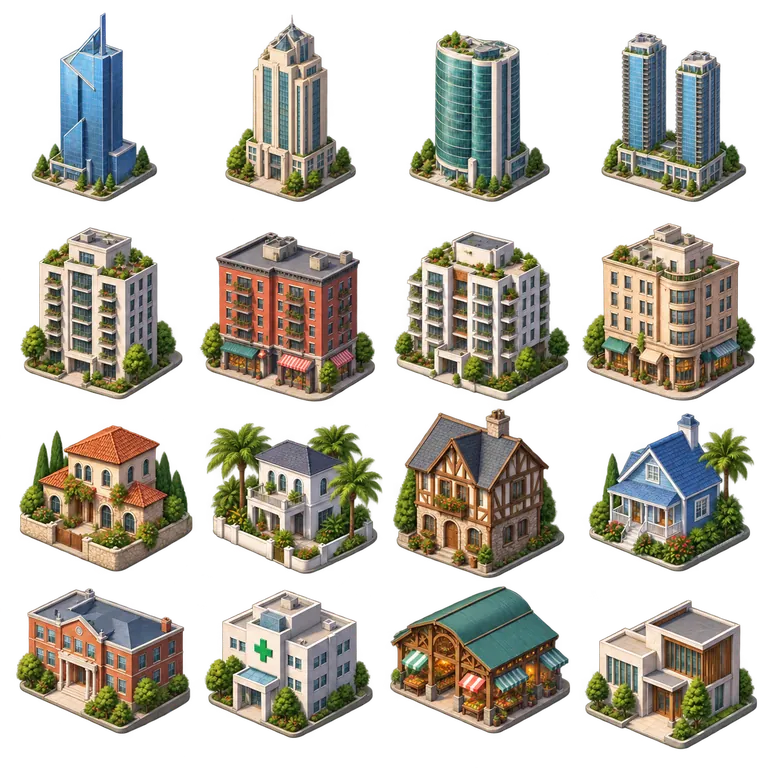
#> input picture HaqiCombatSim/assets/adventure/earth/earth-buildings-f2000a5f78ec-natural-v2.webp, 768 x 768 px; its folder holds only this picture in this run
$ python prepare_earth_biome_art.py ../assets/adventure/earth/earth-buildings-f2000a5f78ec-natural-v2.webp
#> lines starting #> are read from the running program, lines starting #| are printed output that depends on the picture
"""Normalize the 4x2 Earth biome sprite sheet; preserve alpha and enforce 200KB.

CDN is recorded separately only after a successful upload and byte verification.
"""
import argparse
import hashlib
import io
import json
from pathlib import Path
from PIL import Image

parser = argparse.ArgumentParser()
parser.add_argument('source')
args = parser.parse_args()
root = Path(__file__).resolve().parents[1]
source = Path(args.source)
image = Image.open(source).convert('RGBA')
#> image is the input picture: PIL image 768x768 RGBA; mean R, G, B, A 71.9, 68.4, 57.1, 119.9
names = ['snowSpruce', 'snowFir', 'snowBush', 'snowMound', 'wheat', 'cactus', 'willow', 'mangrove']
packed = Image.new('RGBA', (1024, 512))
#> packed: PIL image 1024x512 RGBA; every value is 0
bounds = []
for index, name in enumerate(names):
    col, row = index % 4, index // 4
    rect = [round(col * image.width / 4), round(row * image.height / 2),
            round((col + 1) * image.width / 4), round((row + 1) * image.height / 2)]
    sprite = image.crop(rect)
    box = sprite.getchannel('A').getbbox()
    if box is None:
        raise ValueError(f'Empty sprite: {name}')
    sprite = sprite.crop(box)
    sprite.thumbnail((220, 218), Image.Resampling.LANCZOS)
    packed.alpha_composite(sprite, (col * 256 + (256 - sprite.width) // 2, row * 256 + 225 - sprite.height))
    bounds.append({'name': name, 'sourceCell': rect, 'sourceAlphaBounds': list(box)})
#> this loop made 8 passes
#> box on passes 1 to 8: (0, 10, 186, 384), (3, 12, 186, 384), (8, 28, 188, 384), (2, 20, 182, 384), (0, 0, 192, 373), (0, 0, 192, 360), (0, 0, 189, 384), (3, 0, 184, 368)
#> pass 1, `sprite = image.crop(rect)`:
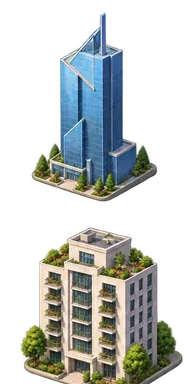
#> sprite: PIL image 192x384 RGBA; mean R, G, B, A 57.6, 61.9, 58.3, 101.7; transparent parts drawn white
#> pass 1, `sprite = sprite.crop(box)`:
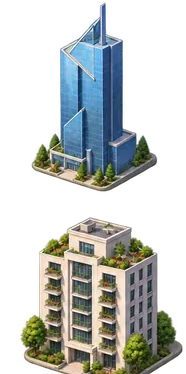
#> sprite: PIL image 186x374 RGBA; mean R, G, B, A 60.9, 65.4, 61.7, 107.8; transparent parts drawn white
#> pass 2, `sprite = image.crop(rect)`:
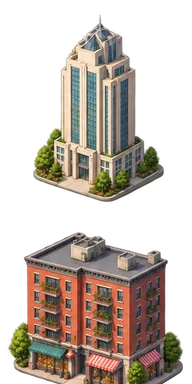
#> sprite: PIL image 192x384 RGBA; mean R, G, B, A 71.5, 60.8, 51, 115.7; transparent parts drawn white
#> pass 2, `sprite = sprite.crop(box)`:
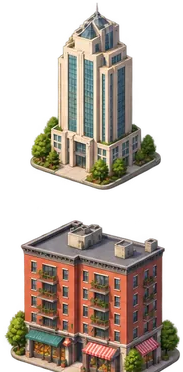
#> sprite: PIL image 183x372 RGBA; mean R, G, B, A 77.2, 65.6, 55, 125.3; transparent parts drawn white
#> after the loop:
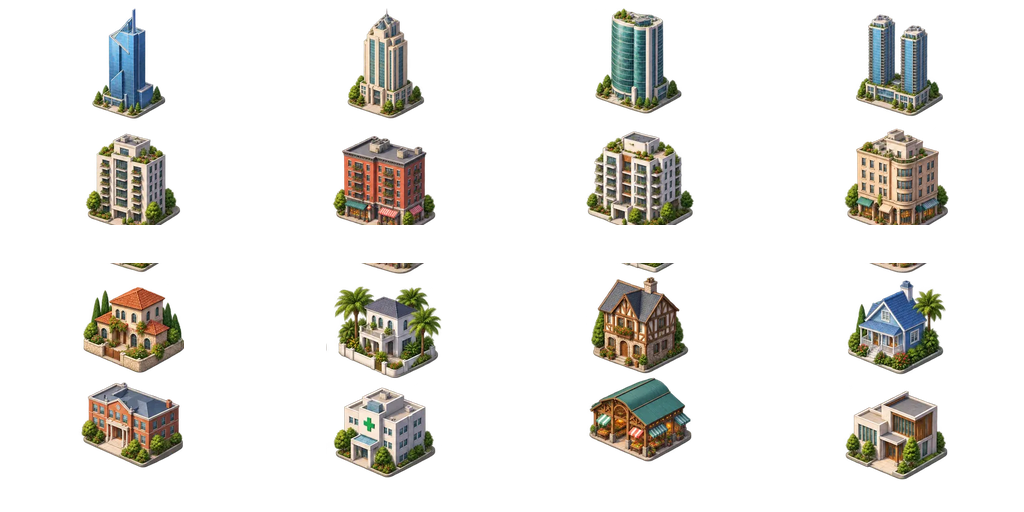
#> packed: PIL image 1024x512 RGBA; mean R, G, B, A 25.5, 24.3, 20.1, 47.1; transparent parts drawn white
#> after the loop:
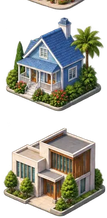
#> sprite: PIL image 107x218 RGBA; mean R, G, B, A 68.7, 68.9, 58.7, 131.9; transparent parts drawn white
#> after the loop, bounds = 8 items

chosen = None
for width in [1024, 896, 768, 640]:
    resized = packed.resize((width, width // 2), Image.Resampling.LANCZOS)
    for options in [{'lossless': True}, {'quality': 90}, {'quality': 86}, {'quality': 82}]:
        output = io.BytesIO()
        resized.save(output, 'WEBP', method=6, **options)
        data = output.getvalue()
        if len(data) <= 200000:
            chosen = resized, data, options
            break
    if chosen:
        break
if not chosen:
    raise ValueError('Biome atlas exceeds WebP budget')
resized, data, options = chosen
digest = hashlib.sha256(data).hexdigest()
name = f'earth-biomes-{digest[:12]}.webp'
local = f'assets/adventure/earth/{name}'
(root / local).write_bytes(data)
cell = resized.width // 4
#> cell = 256
manifest_path = root / 'data/adventure/earth/surface-art.json'
#> (the run stopped early here; a loop or call above may not have finished)

$ run again, on HaqiCombatSim/assets/adventure/earth/earth-city-detail-1-1-91b144df0056-natural-v2.png
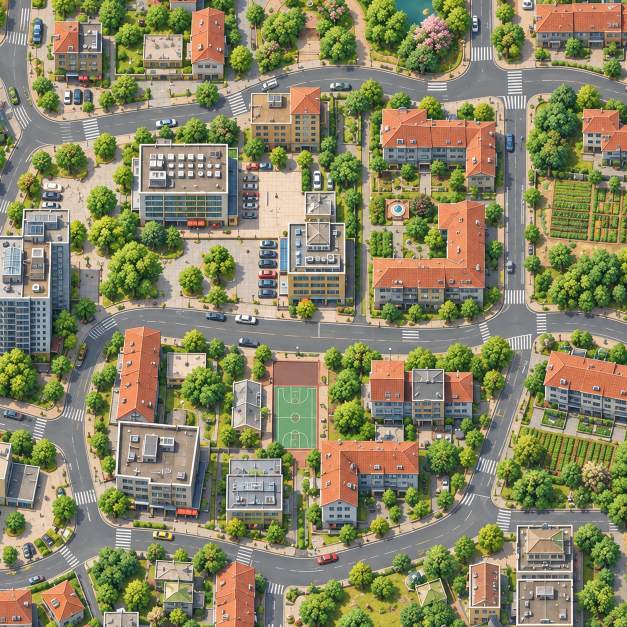
#> input picture HaqiCombatSim/assets/adventure/earth/earth-city-detail-1-1-91b144df0056-natural-v2.png, 1254 x 1254 px (shown at 1/2 size)
#> the loop `for index, name in enumerate(names):` made 8 passes
#> box on passes 1 to 8: (0, 0, 314, 627), (0, 0, 313, 627), (0, 0, 313, 627), (0, 0, 314, 627), (0, 0, 314, 627), (0, 0, 313, 627), (0, 0, 313, 627), (0, 0, 314, 627)
#> after the loop `for index, name in enumerate(names):`:
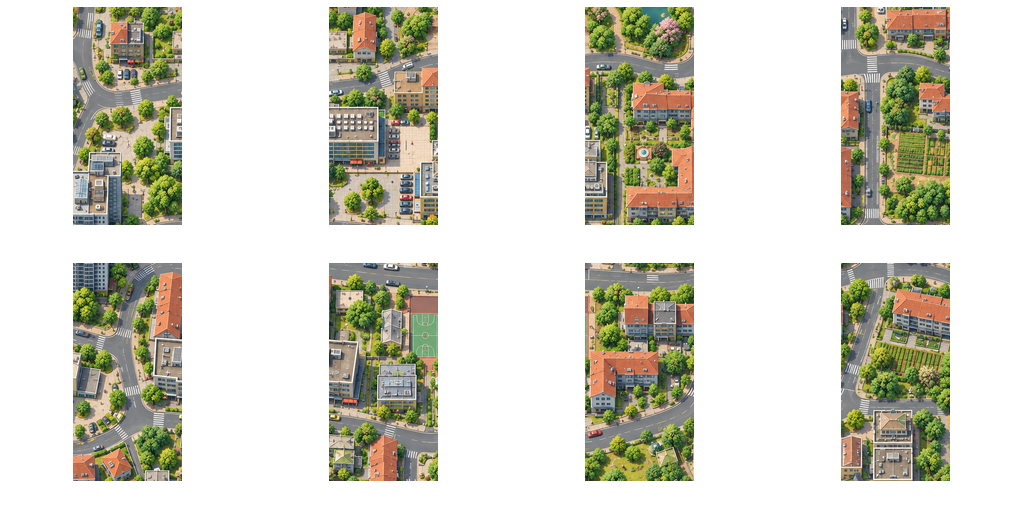
#> packed: PIL image 1024x512 RGBA; mean R, G, B, A 49.3, 48.2, 36.1, 92.5; transparent parts drawn white
#> after the loop `for index, name in enumerate(names):`:
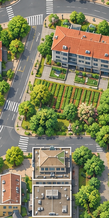
#> sprite: PIL image 109x218 RGBA; mean R, G, B, A 132.1, 131.2, 96.9, 255
#> after the loop `for index, name in enumerate(names):`: bounds = 8 items

$ run again, on HaqiCombatSim/assets/adventure/earth/earth-city-detail-0-0-24d59e78e1c8-natural-v2.webp
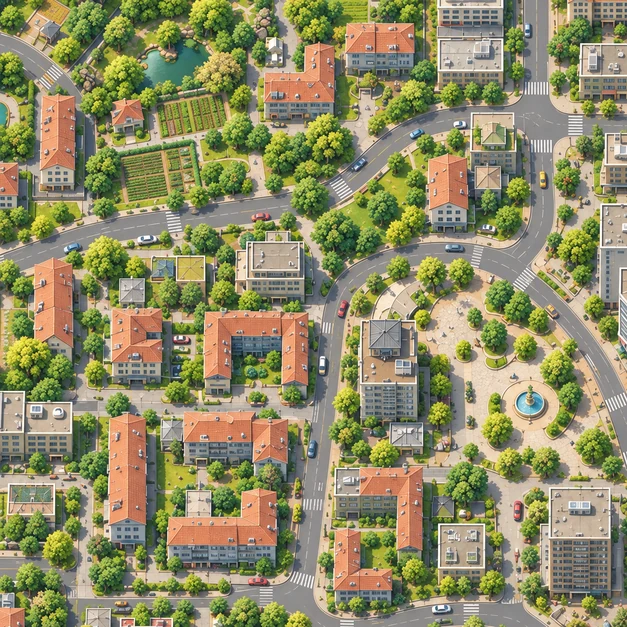
#> input picture HaqiCombatSim/assets/adventure/earth/earth-city-detail-0-0-24d59e78e1c8-natural-v2.webp, 627 x 627 px
#> the loop `for index, name in enumerate(names):` made 8 passes
#> box on passes 1 to 8: (0, 0, 157, 314), (0, 0, 157, 314), (0, 0, 156, 314), (0, 0, 157, 314), (0, 0, 157, 313), (0, 0, 157, 313), (0, 0, 156, 313), (0, 0, 157, 313)
#> after the loop `for index, name in enumerate(names):`:
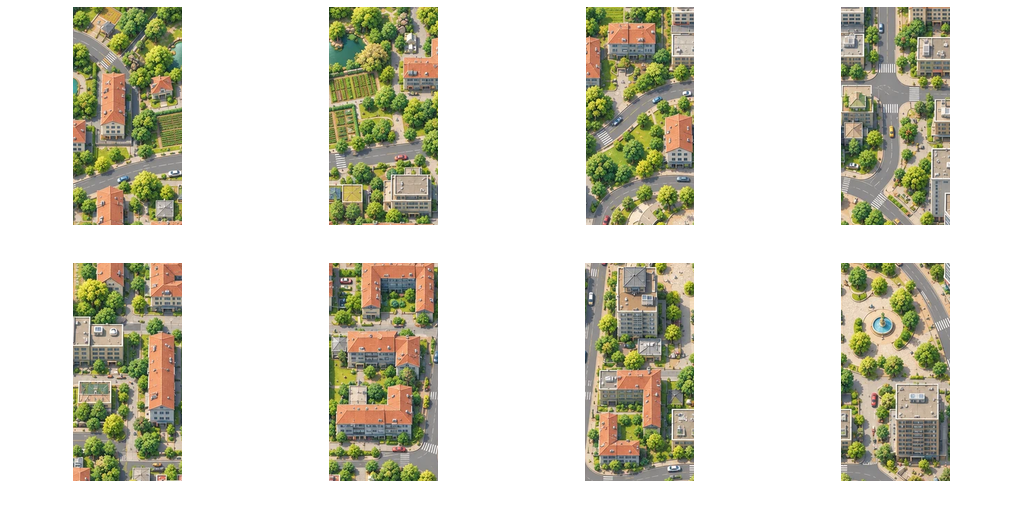
#> packed: PIL image 1024x512 RGBA; mean R, G, B, A 51.8, 50.6, 36.9, 92.4; transparent parts drawn white
#> after the loop `for index, name in enumerate(names):`:
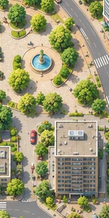
#> sprite: PIL image 109x218 RGBA; mean R, G, B, A 155, 151, 116.7, 255
#> after the loop `for index, name in enumerate(names):`: bounds = 8 items
